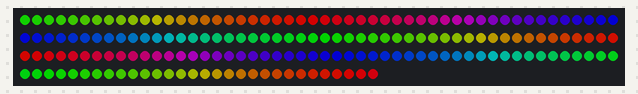
The program below on a simulated ESP32 board running MicroPython. On the bench: 180 RGB LEDs in strip order, left to right, continuing on the next row. Dim RGB values are drawn brighter than linear.

Above: at 0.46 s.
At 4.36 s:
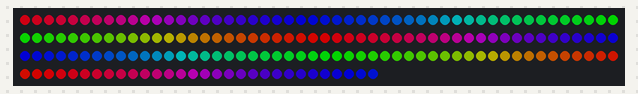
At 10.06 s:
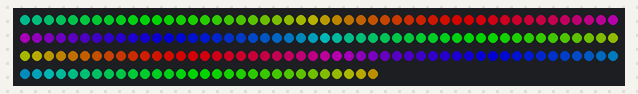
At 19.96 s:
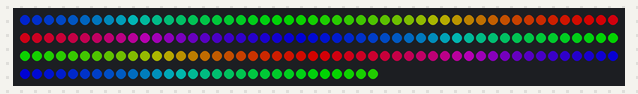
At 29.86 s:
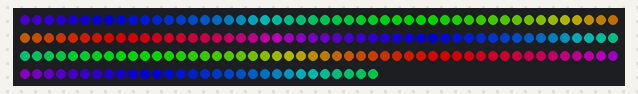
At 39.76 s:
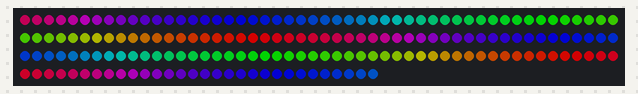

The program:

5-neo5.py
```python
import machine, neopixel
from machine import Timer

np = neopixel.NeoPixel(machine.Pin(14), 180)
tim1 = Timer(1)

counter = 0

def getColor(i):
    a = i%128
    b = int(i/128)

    if b % 3 == 0:
        return (a, 128-a, 0)
    elif b % 3 == 1:
        return (128-a, 0, a)
    else:
        return (0, a, 128-a)

def tick(t):
    global counter
    color = getColor(counter)

    for i in range(180):
        color = getColor(counter+i*5)
        np[i] = color

    np.write()
    counter += 1


tim1.init(period=30, mode=Timer.PERIODIC, callback=tick)
```
